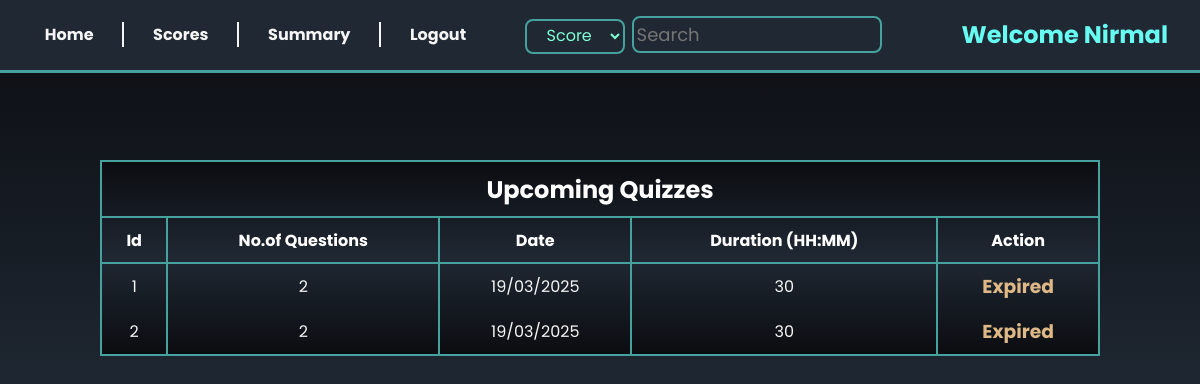
The app's page /user_dashboard (signed in), older data.
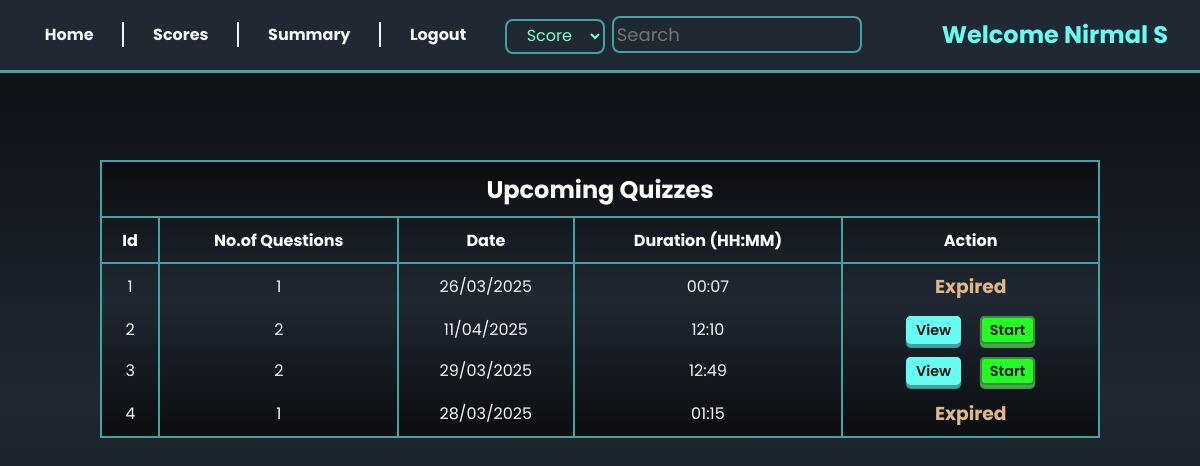
The same page, newer data.
### models/models.py (models this page shows, shortened)
class User(db.Model):
  id = db.Column(db.Integer, primary_key=True, nullable=False)
  email = db.Column(db.String(50), unique=True, nullable=False)
  hashed_password = db.Column(db.String(), nullable=False)
  fullname = db.Column(db.String(50), nullable=False)
  dob = db.Column(db.Date(), nullable = False)
  qualification = db.Column(db.String(50), nullable=False)
  is_admin = db.Column(db.Boolean, default=False)
  scores = db.relationship('Scores', backref='user', cascade="all, delete-orphan")

class Quiz(db.Model):
  id = db.Column(db.Integer, primary_key=True, nullable= False)
  chapter_id = db.Column(db.Integer, db.ForeignKey('chapter.id'), nullable=False)
  date_of_quiz = db.Column(db.Date(), nullable=False)
  time_duration = db.Column(db.Integer(), nullable=False)
  scores = db.relationship('Scores', backref='quiz', cascade="all, delete-orphan")
  questions = db.relationship('Question', backref = 'quiz', cascade = "all, delete-orphan")

### controllers/routes.py (the view)
@app.route('/user_dashboard')
@login_required
def user_dashboard():
    name = session.get('name')
    quizes = Quiz.query.all()
    current_date = datetime.now().date()
    return render_template('user_dashboard.html', name = name, quizes = quizes,current_date = current_date)

### controllers/routes.py (called while the page is built)
def login_required(func):
    @wraps(func)
    def inner():
        email = session.get('email')
        if not email:
            flash('Please login first!!', 'warning')
            return redirect(url_for('login'))
        user = User.query.filter_by(email=email, is_admin=False).first()
        if not user:
            flash('User not found.Please login first!!', 'warning')
            return redirect(url_for('login'))
        return func()
    return inner

### templates/user_dashboard.html (shortened to what this page needs)
{% extends 'base.html' %}
{% block content %}
<div class="admin-container">
    {% include 'user_nav.html'   %}
    <div class="quiz-list">
        <table style="min-width: 1000px; margin: auto;">
            <thead>
                <tr>
                    <th colspan="5"><h2>Upcoming Quizzes</h2></th>
                </tr>
                <tr>
                    <th>Id</th>
                    <th>No.of Questions</th>
                    <th>Date</th>
                    <th>Duration (HH:MM)</th>
                    <th>Action</th>
                </tr>
            </thead>
            <tbody>
                {% for quiz in quizes %}
                <tr >
                    <td>{{quiz.id}}</td>
                    <td>{{quiz.questions | length}}</td>
                    <td style=" border-right: 2px solid var(--box-shadow);">{{ quiz.date_of_quiz.strftime("%d/%m/%Y") }}</td>
                    <td style=" border-right: 2px solid var(--box-shadow);">
                        {{quiz.time_duration}}</td>
                    {% if quiz.date_of_quiz >= current_date %}
                    <td>
                        <a href="/quiz_detail/{{quiz.id}}" class="button" style="display: inline; padding: 2px 8px;">View</a>
                        <a class="button green" href="{{ url_for('start_quiz', quiz_id = quiz.id ) }}" style="display: inline;padding: 2px 8px;" >Start</a>
                    </td>
                    {% else %}
                        <td><h3 style="color: burlywood;">Expired</h3></td>
                    {% endif %}
                </tr>
                {% endfor %}
            </tbody>
        </table>
    </div>
{% endblock %}

### templates/user_nav.html (shortened to what this page needs)
<nav>
    <div class="navigation">
        <ul>
            <li><a  href="{{ url_for('user_dashboard' ) }}">Home</a></li>
            <li><a  href="{{ url_for('scores' ) }}">Scores</a></li>
            <li><a  href="{{ url_for('user_summary' ) }}">Summary</a></li>
            <li><a  href="{{ url_for('logout') }}">Logout</a></li>
        </ul>
    </div>
    <div class="search-greeting">
        <form method="get" action="/searched">
            <select name="category" style="width: 100px;margin-right:3px ;font-size: 1em;
            border: 2px solid var(--box-shadow); height: 35px; border-radius: 8px;">
            <option value="Score">Score</option>
        </select>
            <input type="text" name="query" placeholder="Search" style="padding: 3px; font-size: large;">
        </form>
        <h2>Welcome {{name}}</h2>
    </div>
</nav>

Row changes from the older to the newer data that the page shows:
changed User: fullname "Nirmal" → "Nirmal S"
changed Quiz id 1: questions|length "2" → "1"; date_of_quiz "19/03/2025" → "26/03/2025"; time_duration "30" → "00:07"
changed Quiz id 2: date_of_quiz "19/03/2025" → "11/04/2025"; time_duration "30" → "12:10"; date_of_quiz "Expired" → "View Start"
added Quiz: id "3", questions|length "2", date_of_quiz "29/03/2025", time_duration "12:49"
added Quiz: id "4", questions|length "1", date_of_quiz "28/03/2025", time_duration "01:15", shows "Expired"
